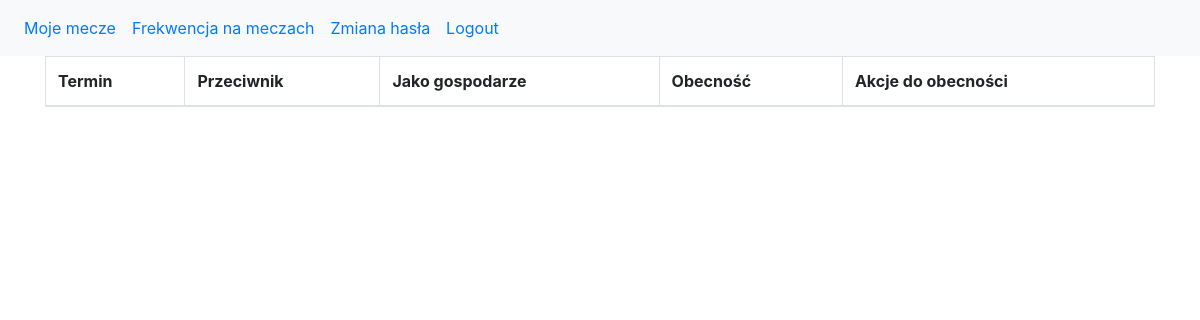
The page /team/my_matches/ (signed in) on the database as committed earlier.
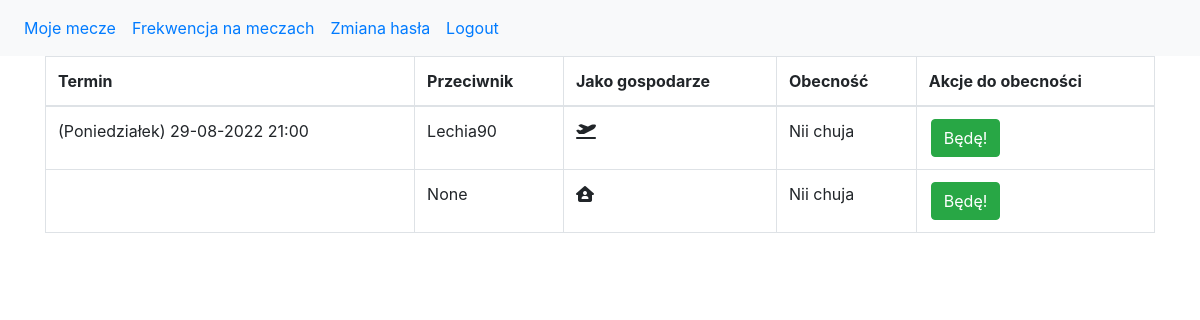
The same page on the database as committed later.
### team/models.py (models this page shows, shortened)
class MatchPlayer(models.Model):
    player = models.ForeignKey(Player, on_delete=models.CASCADE)
    match = models.ForeignKey(Match,on_delete=models.CASCADE)
    availability = models.CharField(choices=AVAILABILITIES_STATUS, default='no_decision', max_length=20)

class Match(models.Model):
    date = models.DateTimeField(blank=True, verbose_name="Data i godzina meczu", null=True)
    enemy_team = models.CharField(blank=True, verbose_name="Drużyna przeciwna", max_length=40, null=True)
    at_home = models.BooleanField(default=True, verbose_name="Jako gospodarze")
    our_goals = models.PositiveIntegerField(blank=True, verbose_name="Bramki nasze", null=True)
    enemy_goals = models.PositiveIntegerField(blank=True, verbose_name="Bramki przeciwników", null=True)
    is_end = models.BooleanField(default=False, verbose_name="Mecz zakończony")

### team/views.py (the view)
# urls.py: path('my_matches/', my_matches),
@login_required
def my_matches(request):
        get_active_player = Player.objects.get(user=request.user)
        print(get_active_player)
        return render(request, 'my_matches.html', {'MatchPlayer':MatchPlayer.objects.all().filter(player=get_active_player)})

### team/models.py (called while the page is built)
    def __str__(self):
        return f'{self.first_name} {self.last_name}'

### templates/my_matches.html (shortened to what this page needs)
{% extends 'base.html' %}
{% block content %}
<form class="form-my-matchess" method="post">
    <div class="container">
        <div class="row">
          <div class="col-12">
            <table class="table table-bordered">
              <thead>
                <tr>
                  <th scope="col">Termin</th>
                  <th scope="col">Przeciwnik</th>
                  <th scope="col">Jako gospodarze</th>
                  <th scope="col">Obecność</th>
                  <th scope="col">Akcje do obecności</th>
                </tr>
              </thead>
              <tbody>
                {% for matchPlayer in MatchPlayer %}
                <tr>
                  <td>{{matchPlayer.match.date|date:"(l) d-m-Y G:i"}}</td>
                  <td>{{matchPlayer.match.enemy_team}}</td>
                  <td>
                    {% if matchPlayer.match.at_home%}
                    <i class="fa-solid fa-house-user"></i>
                    {% else %}
                    <i class="fa-solid fa-plane-departure"></i>
                    {%endif%}
                  </td>
                  <td>
                    {% if matchPlayer.availability == "yes" %}
                    Będę
                    {% elif matchPlayer.availability == "no" %}
                    Nii chuja
                    {% elif matchPlayer.availability != "yes" %}
                    Brak odpowiedzi
                    {% endif %}
                  </td>
                  <td>
                  {% if matchPlayer.availability != "yes" %}
                  <a style="margin:0 2px" href="{% url 'present_button' pk=matchPlayer.pk %}" class="btn btn-success">Będę!</button>
                  {% endif %}
                  </td>
                </tr>
                {% endfor %}
              </tbody>
            </table>
          </div>
        </div>
      </div>
      </form>
{% endblock %}

### templates/base.html (shortened to what this page needs)
<!DOCTYPE html>
<html lang="pl-PL">
<head>
    <link href="%{ static "base.css" %}" rel="stylesheet">
    <link rel="stylesheet" href="https://cdn.jsdelivr.net/npm/bootstrap@4.0.0/dist/css/bootstrap.min.css">
</head>
<body>
    <nav class="navbar navbar-expand-sm bg-light">
        <ul class="navbar-nav">
          <li class="nav-item">
            <a class="nav-link" href="/team/my_matches">Moje mecze</a>
          </li>
          <li class="nav-item">
            <a class="nav-link" href="/team/frequency">Frekwencja na meczach</a>
          </li>
          <li class="nav-item">
            <a class="nav-link" href="/password_change">Zmiana hasła</a>
          </li>
          <li class="nav-item">
            <a class="nav-link" href="/logout">Logout</a>
          </li>
        </ul>
      </nav>
    <div id="header">
        {% block content %}
        {% endblock%}
    </div>
</body>
</html>

Rows that differ between the two databases and show on the page:
added MatchPlayer: match "(Poniedziałek) 29-08-2022 21:00", match.enemy_team "Lechia90", availability "Nii chuja"
added MatchPlayer: match.enemy_team "None", availability "Nii chuja"
